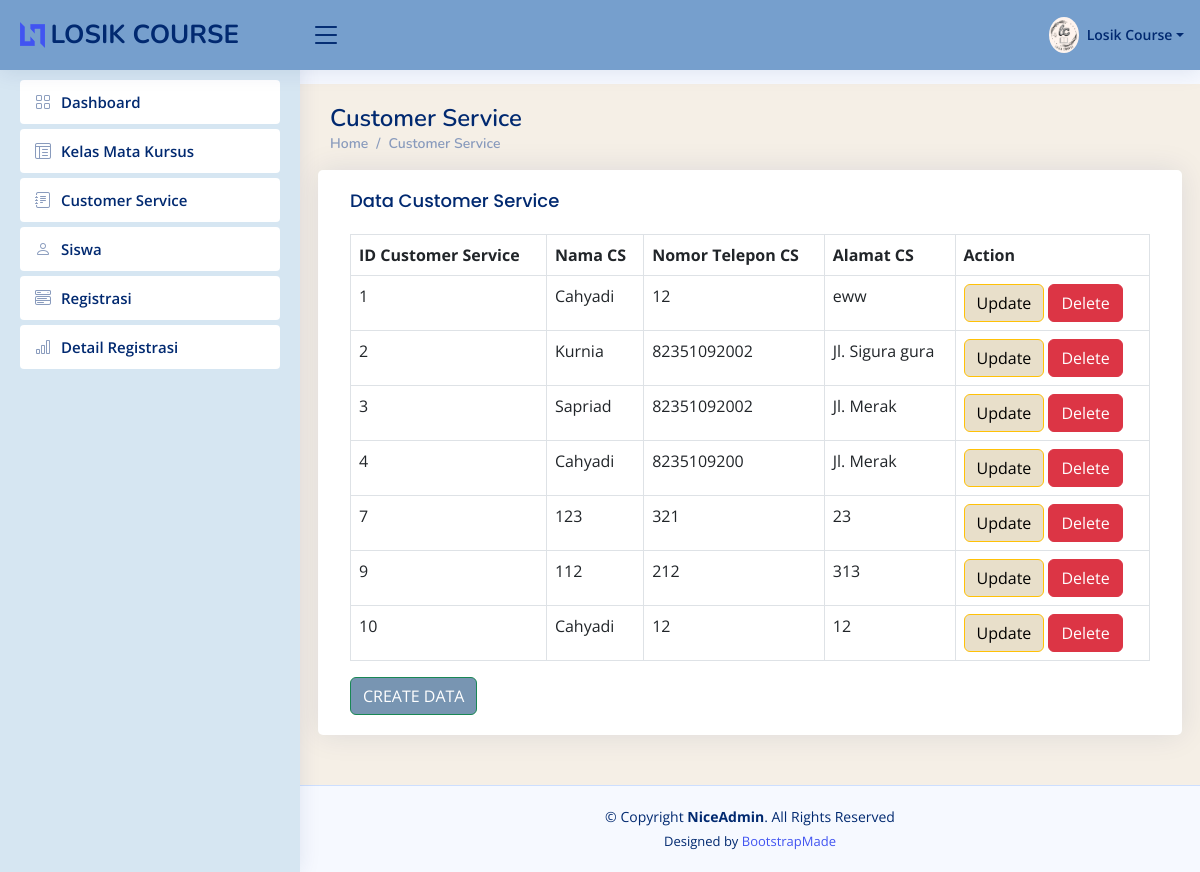
The page /CustomerService on the database as committed earlier.
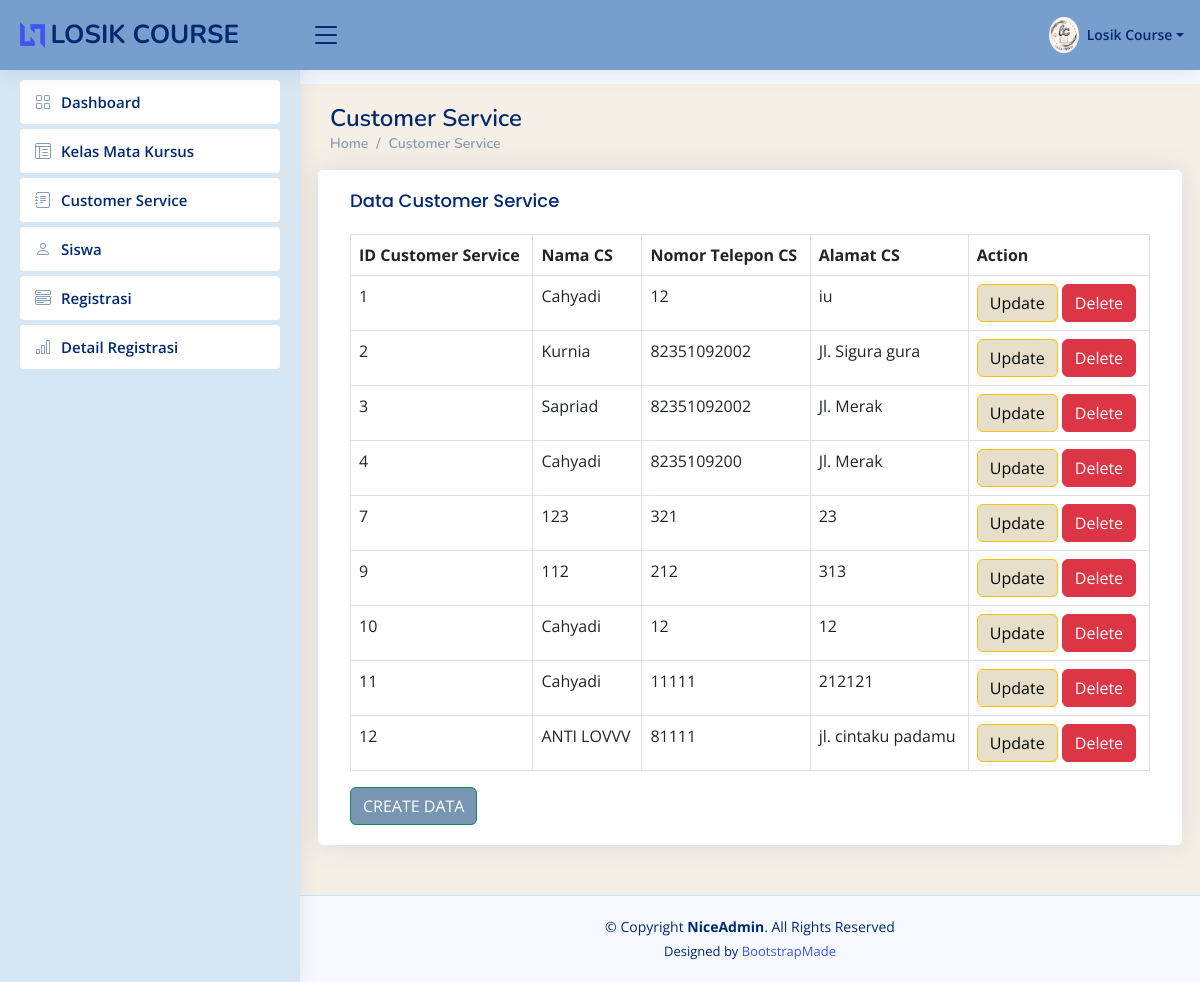
The same page on the database as committed later.
### app/models.py (models this page shows, shortened)
class CustomerService(models.Model):
    ID_CS = models.AutoField(primary_key=True)
    nama_cs = models.CharField(max_length=50)
    nomer_telepon_cs = models.PositiveIntegerField()
    Alamat_cs = models.TextField()

### app/views.py (the view)
# urls.py: path('CustomerService', views.CustomerService,name='CustomerService'),
def CustomerService(request):
    allCustomerServiceobj = models.CustomerService.objects.all()
    return render(request, 'CustomerServicey.html', {
        "allCustomerService" : allCustomerServiceobj,
    })

### app/templates/CustomerServicey.html (shortened to what the changed rows need)
{%load static%}
<!DOCTYPE html>
<html lang="en">
<head>{% static '
  <link href="{% static 'assets/vendor/bootstrap/css/bootstrap.min.css'%}" rel="stylesheet">
  <link href="{% static 'assets/vendor/bootstrap-icons/bootstrap-icons.css'%}" rel="stylesheet">
  <link href="{% static 'assets/vendor/boxicons/css/boxicons.min.css'%}" rel="stylesheet">
  <link href="{% static 'assets/vendor/quill/quill.snow.css'%}" rel="stylesheet">
  <link href="{% static 'assets/vendor/quill/quill.bubble.css'%}" rel="stylesheet">
  <link href="{% static 'assets/vendor/remixicon/remixicon.css'%}" rel="stylesheet">
  <link href="{% static 'assets/vendor/simple-datatables/style.css'%}" rel="stylesheet">
  <link href="{% static 'assets/css/style.css'%}" rel="stylesheet">
</head>
<body>
  <main id="main" class="main">
      <div class="pagetitle">
        <h1>Customer Service</h1>
      </div>
      <section class="section">
        <div class="row">
                <div class="card">
                    <div class="card-body">
                    <table class="table table-bordered">
                        <thead>
                            <tr>
                                <th>ID Customer Service</th>
                                <th>Nama CS</th>
                                <th>Nomor Telepon CS</th>
                                <th>Alamat CS</th>
                                <th>Action</th>
                            </tr>
                        </thead>
                        <tbody>
                            {% for item in allCustomerService %}
                            <tr>
                                <td>{{ item.ID_CS }}</td>
                                <td>{{ item.nama_cs}}</td>
                                <td>{{ item.nomer_telepon_cs }}</td>
                                <td>{{ item.Alamat_cs }}</td>
                                <td>
                                    <a href="{%url 'updateCustomerService' item.ID_CS %}">
                                        <button class="btn btn-warning" style="background-color: #e8dfca">Update</button>
                                    </a>
                                    <a href="{%url 'deleteCustomerService' item.ID_CS %}">
                                        <button class="btn btn-danger">Delete</button>
                                    </a>
                                </td>
                            </tr>
                            {% endfor %}
                        </tbody>
                    </table>
                    </div>
            </div>
        </div>
    </section>
  </main>
</body>
</html>

Rows that differ between the two databases and show on the page:
changed CustomerService id 1: Alamat_cs "eww" → "iu"
added CustomerService: ID_CS "11", nama_cs "Cahyadi", nomer_telepon_cs "11111", Alamat_cs "212121"
added CustomerService: ID_CS "12", nama_cs "ANTI LOVVV", nomer_telepon_cs "81111", Alamat_cs "jl. cintaku padamu"
